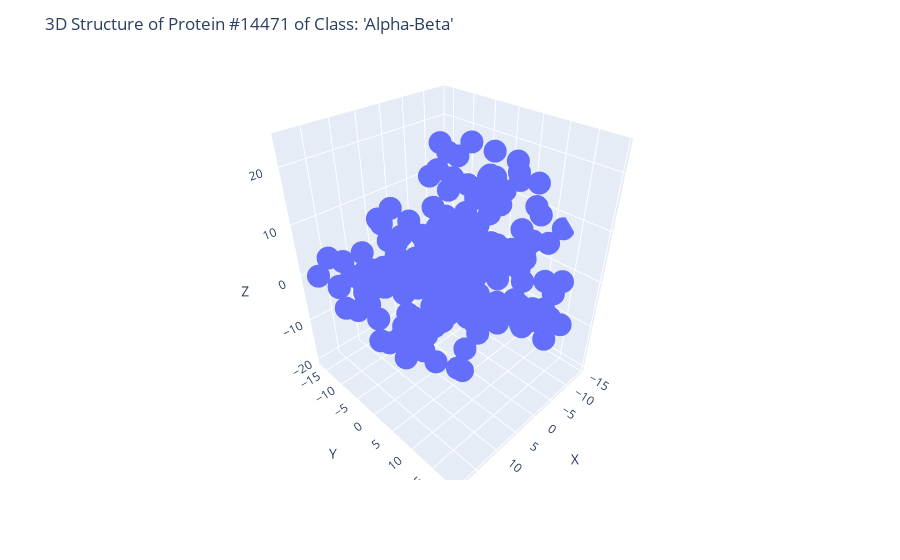

Source (notebook cell):
### Markdown cell above
# Plotting the Proteins

### Code cell
def plot_proteins(num_protein: int, protein_positions: np.ndarray, protein_lables: np.ndarray, predicted_label: np.ndarray = None):
    """
    Returns multiple figures, given the number of proteins as
    input. This function randomly selects original (x,y,z) coords
    from the data and plots the 3D structure, index #, and secondary
    protein class structure. 
    Args:
        num_protein (int): number of proteins to plot
        protein_positions (np.ndarray): (x,y,z) coords of protein 
        protein_lables (np.ndarray): Secondary structure label
        predicted_label (np.ndarray, optional): Predicted lables, defaults to None
    """
    class_types_str = ['Mainly Alpha', 'Mainly Beta', 'Alpha-Beta']

    protein_indices = [np.random.randint(0, len(protein_positions)) for _ in range(num_protein)]
    
    for protein_num in protein_indices:
        class_type_int = protein_lables[protein_num][0] - 1
        fig = px.scatter_3d(
            x=protein_positions[protein_num, :, 0],
            y=protein_positions[protein_num, :, 1],
            z=protein_positions[protein_num, :, 2],
        )

        if predicted_label is not None:
            predicted_label_index = predicted_label[protein_num]
            fig.update_layout(
                title=f"Predicted 3D Structure of Protein #{protein_num}: '{class_types_str[predicted_label_index]}' (True Class: '{class_types_str[class_type_int]})",
                scene=dict(
                    xaxis_title='X',
                    yaxis_title='Y',
                    zaxis_title='Z'
                )
            )                
        else:
            fig.update_layout(
                title=f"3D Structure of Protein #{protein_num} of Class: '{class_types_str[class_type_int]}'",
                scene=dict(
                    xaxis_title='X',
                    yaxis_title='Y',
                    zaxis_title='Z'
                )
            )

        fig.show()


plot_proteins(num_protein=1, protein_positions=protein_data['positions'], protein_lables=protein_data['labels'])

### Figure 1 — Plotly figure (JSON) as saved in the notebook; plotly's stock layout.template omitted (floating-point values rounded to 4 significant figures; data arrays with more than 128 entries replaced by an {"elided": "..."} marker saying what was removed)
{"data": [{"hovertemplate": "x=%{x}<br>y=%{y}<br>z=%{z}<extra></extra>", "legendgroup": "", "marker": {"color": "#636efa", "symbol": "circle"}, "mode": "markers", "name": "", "scene": "scene", "showlegend": false, "type": "scatter3d", "x": {"elided": "1202 float values"}, "y": {"elided": "1202 float values"}, "z": {"elided": "1202 float values"}}], "layout": {"legend": {"tracegroupgap": 0}, "margin": {"t": 60}, "scene": {"domain": {"x": [0, 1], "y": [0, 1]}, "xaxis": {"title": {"text": "X"}}, "yaxis": {"title": {"text": "Y"}}, "zaxis": {"title": {"text": "Z"}}}, "title": {"text": "3D Structure of Protein #14471 of Class: 'Alpha-Beta'"}}}
